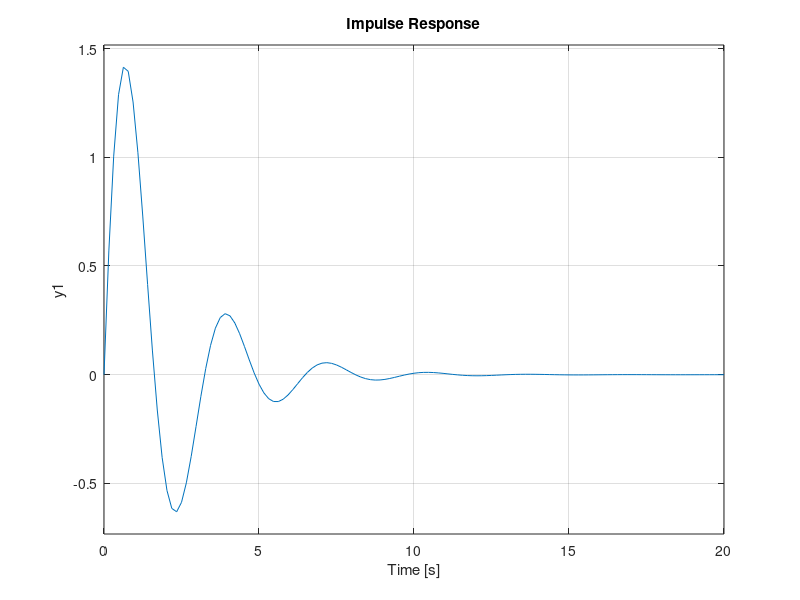

Recreate this plot in MATLAB. (Note: this script raises an error after producing the figure.)
s = tf('s');
H1 = 20/(s^3 + 6*s^2 + 9*s + 20);
H2 = 4/(s^2 + s + 4);
set(gcf,'color','w');
hold on;
impulse(H1);
impulse(H2);
hold off;
export_fig problem6e.pdf;